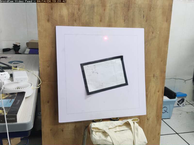
#> input picture image1.png, 194 x 145 px, shrunk from 800 x 600 before the run
$ python find_contours.py
#> lines starting #> are read from the running program, lines starting #| are printed output that depends on the picture; after the words box and inside, x2 and y2 are one past the last pixel; in counts of white or black regions, pixels touching at a corner belong together
import cv2
import numpy as np

def preprocess_image(image):
    # 消噪
    denoised_image = cv2.fastNlMeansDenoisingColored(image, None, 10, 10, 7, 21)

    # 图像增强和对比度增强
    alpha = 1.0  # 对比度增强参数
    beta = 15  # 亮度增强参数
    enhanced_image = cv2.convertScaleAbs(denoised_image, alpha=alpha, beta=beta)

    # 边缘检测
    edges = cv2.Canny(enhanced_image, 50, 150)

    return edges

def find_quadrilaterals(processed_image):
    # 查找轮廓
    contours, _ = cv2.findContours(processed_image, cv2.RETR_TREE, cv2.CHAIN_APPROX_SIMPLE)

    quadrilaterals = []
    for contour in contours:
        # 计算轮廓的面积
        area = cv2.contourArea(contour)

        # 排除面积较小的轮廓
        if area > 2000:
            # 计算轮廓的周长
            perimeter = cv2.arcLength(contour, True)

            # 对轮廓进行多边形逼近
            approx = cv2.approxPolyDP(contour, 0.02 * perimeter, True)

            # 如果逼近的轮廓是四边形，将其添加到列表中
            if len(approx) == 4:
                quadrilaterals.append(approx)

    return quadrilaterals

# 待处理的图像
image_paths = ["image1.png", "image2.png", "image1.jpeg", "image2.jpeg", "image3.jpeg"]

# 处理多张图像
for image_path in image_paths:
    image = cv2.imread(image_path)
#> image is the input picture: shape (145, 194, 3); mean B, G, R 147.3, 156.2, 162.6
    processed_image = preprocess_image(image)
#> in preprocess_image, `denoised_image = cv2.fastNlMeansDenoisingColored(image, None, 10, 10, ..`:
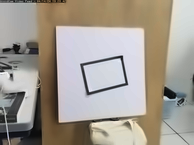
#> denoised_image: shape (145, 194, 3); mean B, G, R 146.4, 156.1, 163.2
#> in preprocess_image, `edges = cv2.Canny(enhanced_image, 50, 150)`:
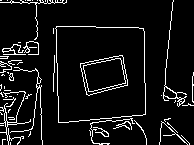
#> edges: shape (145, 194); 7.7% white in thin lines or dots
    quadrilaterals = find_quadrilaterals(processed_image)
#> in find_quadrilaterals, `contours, _ = cv2.findContours(processed_image, cv2.RETR_TREE, cv2.CHA..`: contours = 77 contours, 63 with area under 20; largest, box (x1, y1, x2, y2) and area: (55, 26, 146, 123) 8028, (55, 26, 146, 123) 8026, (80, 55, 128, 96) 1339, (80, 55, 128, 96) 1337, (83, 58, 126, 92) 1002
#> the loop in find_quadrilaterals, `for contour in contours:` made 77 passes
#> (area, perimeter, approx) on passes 56 to 57: (8028, 362.6, [[56, 26], [58, 122], [145, 114], [143, 28]]), (8026, 360.3, [[55, 28], [142, 28], [145, 113], [59, 122]])
#> area on passes 6, 7, 27, 36, 41, 50: 31.5, 22.5, 75, 21.5, 28.5, 32.5
#> after the loop in find_quadrilaterals, `for contour in contours:`: quadrilaterals = 2 contours; box (x1, y1, x2, y2) and area: (56, 26, 146, 123) 7923, (55, 28, 146, 123) 7758

    print(f"图像: {image_path}")
    for quad in quadrilaterals:
        print("方框的四个坐标:")
        for point in quad:
            x, y = point[0]
            print(f"({x}, {y})")
#> this loop made 2 passes
#> quad on passes 1 to 2: [[56, 26], [58, 122], [145, 114], [143, 28]], [[55, 28], [142, 28], [145, 113], [59, 122]]
#| 方框的四个坐标:
#| (56, 26)
#| (58, 122)
#| (145, 114)
#| (143, 28)
#| 方框的四个坐标:
#| (55, 28)
#| (142, 28)
#| (145, 113)
#| (59, 122)
    print()
#> pass 2 of the loop `for image_path in image_paths:`:
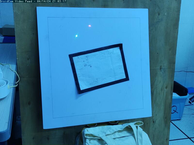
#> input picture image2.png, 194 x 145 px, shrunk from 800 x 600 before the run
#> image is the input picture: shape (145, 194, 3); mean B, G, R 166.8, 125.9, 53.1
#> in preprocess_image (call 2), `denoised_image = cv2.fastNlMeansDenoisingColored(image, None, 10, 10, ..`:
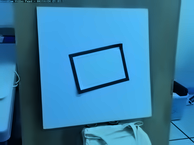
#> denoised_image: shape (145, 194, 3); mean B, G, R 165.8, 125.6, 53.6
#> in preprocess_image (call 2), `edges = cv2.Canny(enhanced_image, 50, 150)`:
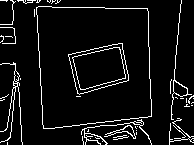
#> edges: shape (145, 194); 6.8% white in thin lines or dots
#> contours = 53 contours, 39 with area under 20; largest, box (x1, y1, x2, y2) and area: (36, 6, 152, 129) 12656, (36, 6, 152, 129) 12654, (68, 43, 129, 95) 2120, (68, 43, 129, 95) 2118, (72, 47, 126, 90) 1566
#> the loop in find_quadrilaterals (call 2), `for contour in contours:` made 53 passes
#> (area, perimeter, approx) on passes 38, 39, 41, 42: (12656, 458.8, [[36, 7], [43, 128], [151, 116], [147, 8]]), (12654, 456.4, [[36, 8], [146, 8], [151, 115], [44, 128]]), (2119.5, 198, [[122, 43], [68, 54], [77, 93], [128, 80]]), (2117.5, 195.6, [[121, 43], [128, 79], [79, 94], [68, 55]])
#> after the loop in find_quadrilaterals (call 2), `for contour in contours:`: quadrilaterals = 4 contours; box (x1, y1, x2, y2) and area: (36, 7, 152, 129) 12568, (36, 8, 152, 129) 12357, (68, 43, 129, 94) 2085, (68, 43, 129, 95) 2034
#> the loop `for quad in quadrilaterals:` made 4 passes
#> quad on passes 1 to 4: [[36, 7], [43, 128], [151, 116], [147, 8]], [[36, 8], [146, 8], [151, 115], [44, 128]], [[122, 43], [68, 54], [77, 93], [128, 80]], [[121, 43], [128, 79], [79, 94], [68, 55]]
#> (printed output is left out)
#> pass 3 of the loop `for image_path in image_paths:`:
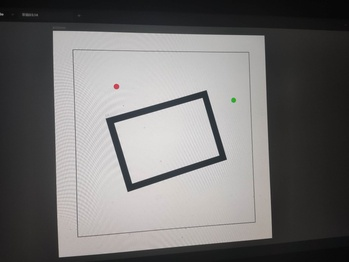
#> input picture image1.jpeg, 349 x 262 px, shrunk from 1440 x 1080 before the run
#> image is the input picture: shape (262, 349, 3); mean B, G, R 111.8, 112.4, 113.7
#> denoised_image: shape (262, 349, 3)
#> in preprocess_image (call 3), `enhanced_image = cv2.convertScaleAbs(denoised_image, alpha=alpha, beta..`:
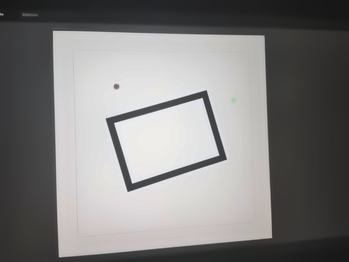
#> enhanced_image: shape (262, 349, 3); mean B, G, R 126.6, 127.2, 128.4
#> in preprocess_image (call 3), `edges = cv2.Canny(enhanced_image, 50, 150)`:
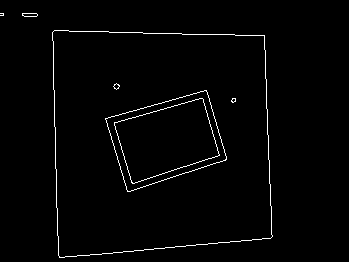
#> edges: shape (262, 349); 1.7% white in thin lines or dots, all inside (x1, y1, x2, y2) = (0, 13, 273, 258)
#> contours = 13 contours, 4 with area under 20; largest, box (x1, y1, x2, y2) and area: (52, 30, 273, 258) 45720, (52, 30, 273, 258) 45718, (105, 90, 227, 192) 7774, (105, 90, 227, 192) 7771, (114, 98, 220, 184) 5652
#> after the loop in find_quadrilaterals (call 3), `for contour in contours:`: quadrilaterals = 6 contours; box (x1, y1, x2, y2) and area: (52, 32, 273, 258) 45330, (52, 32, 273, 258) 45126, (105, 90, 227, 192) 7730, (105, 90, 227, 192) 7612, (114, 98, 220, 184) 5618, (114, 98, 220, 184) 5532
#> the loop `for quad in quadrilaterals:` made 6 passes
#> quad on passes 1 to 6: [[52, 32], [59, 257], [272, 236], [264, 35]], [[52, 32], [263, 35], [272, 236], [60, 257]], [[206, 90], [105, 118], [127, 191], [226, 159]], [[205, 90], [226, 158], [128, 191], [105, 119]], [[202, 98], [114, 122], [132, 183], [219, 155]], [[202, 98], [219, 154], [133, 183], [114, 123]]
#> (printed output is left out)
#> the loop made 5 passes; the first 3 are shown
